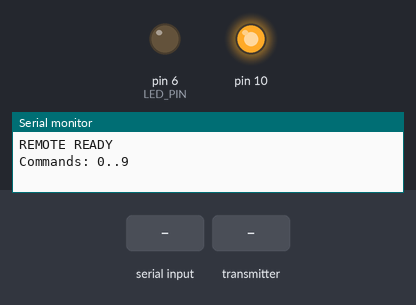
Bench run of a sketch on a simulated Arduino Uno, built with avr-gcc and run on an emulated ATmega328P. On the bench: output pins drawn as LEDs (lit = HIGH), the last lines printed to the serial monitor. The inputs (shaded band) are chosen by the test bench. No radio packets arrive unless stated.

Above: at 1.2 s.
1.3 s: "1" received over Serial
At 1.4 s:
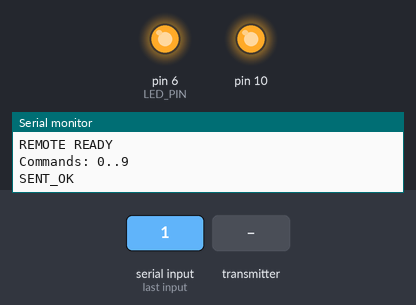
3.0 s: the transmitter starts sending id = 0
4.9 s: the transmitter starts sending pan = 256
7.9 s: the transmitter starts sending pan = 1023
10.9 s: the transmitter starts sending tilt = 0
13.9 s: the transmitter starts sending pan = 0
Timing chart, 0 to 16.9 s (numbered marks = the images above; inputs shaded):
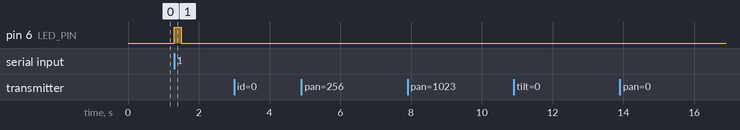

The sketch:

pylt.ino
```cpp
#define RF24_SPI_SPEED 500000

#include <SPI.h>
#include <RF24.h>


#define NRF_CE   7
#define NRF_CSN  8
#define LED_PIN  6

RF24 radio(NRF_CE, NRF_CSN);
const uint8_t ADDR_CMD[6] = "CMD01";
const uint8_t ADDR_TLM[6] = "TLM01";


struct Telemetry {
  int id;
  int pan;
  int tilt;
  int mode;
};


unsigned long tLed = 0;
int togglesLeft = 0;
bool ledState = false;
bool okPulse = false;

void ledOkPulse() {
  digitalWrite(LED_PIN, HIGH);
  okPulse = true;
  togglesLeft = 0;
  tLed = millis();
}

void ledFailBlink() {

  okPulse = false;
  togglesLeft = 6;
  ledState = false;
  digitalWrite(LED_PIN, LOW);
  tLed = millis();
}

void serviceLed() {
  unsigned long now = millis();


  if (okPulse) {
    if (now - tLed >= 200) {
      digitalWrite(LED_PIN, LOW);
      okPulse = false;
    }
    return;
  }


  if (togglesLeft > 0 && now - tLed >= 100) {
    tLed = now;
    ledState = !ledState;
    digitalWrite(LED_PIN, ledState ? HIGH : LOW);
    togglesLeft--;
    if (togglesLeft == 0) {
      digitalWrite(LED_PIN, LOW);
    }
  }
}

void setup() {
  pinMode(LED_PIN, OUTPUT);
  digitalWrite(LED_PIN, LOW);

  Serial.begin(9600);

  // SPI master фикс (AVR)
  pinMode(10, OUTPUT);
  digitalWrite(10, HIGH);
  SPI.begin();

  if (!radio.begin()) {
    Serial.println("RADIO ERROR");
    while (1);
  }

  radio.setDataRate(RF24_250KBPS);
  radio.setPALevel(RF24_PA_MAX);
  radio.setChannel(100);
  radio.setRetries(5, 15);

  radio.openWritingPipe(ADDR_CMD);
  radio.openReadingPipe(1, ADDR_TLM);
  radio.startListening();

  Serial.println("REMOTE READY");
  Serial.println("Commands: 0..9");
}

void loop() {

  if (radio.available()) {
    Telemetry t;
    while (radio.available()) {
      radio.read(&t, sizeof(t));
    }

    Serial.print("DATA:");
    Serial.print(t.id);   Serial.print(",");
    Serial.print(t.pan);  Serial.print(",");
    Serial.print(t.tilt); Serial.print(",");
    Serial.println(t.mode);
  }


  if (Serial.available()) {
    char c = (char)Serial.read();
    if (c >= '0' && c <= '9') {
      radio.stopListening();
      bool ok = radio.write(&c, 1);
      radio.startListening();

      if (ok) {
        Serial.println("SENT_OK");
        ledOkPulse();
      } else {
        Serial.println("SENT_FAIL");
        ledFailBlink();
      }
    }
  }


  serviceLed();
}
```

Measured:
- after the input at 1.3 s, pin 6 (LED_PIN): LOW → HIGH at once, → LOW 0.20 s later
